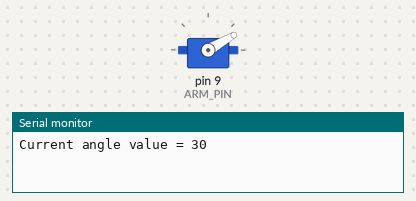
The sketch below on a simulated Arduino Uno, built with avr-gcc and run on an emulated ATmega328P. Shown: servo, the last lines printed to the serial monitor.

Above: at 0.05 s.
At 4.0 s:
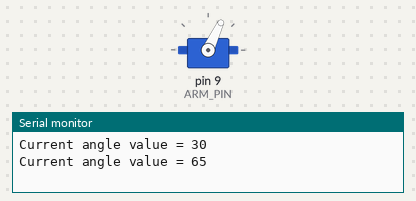
Timing chart, 0 to 5.2 s (numbered marks = the images above):
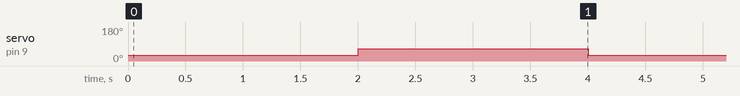

Measured:
- by itself, servo on pin 9 (ARM_PIN): alternates 65° for 2.0 s and 30° for 2.0 s

The sketch:

arduino_servo.ino
```cpp
// arduino_servo.ino
// Created on: 2024-12-14
// Author: Sebastien Cabana

// Includes
#include <stdlib.h>
#include <string.h>
#include <Servo.h>

// Pin Definitions
#define ARM_PIN        9        // Pin for arm servo motor control
#define CLAW_PIN       10       // Pin for claw servo motor control

// Debug Constants
#define DELAY          100     // In milliseconds
#define DEBUG_CLAW     0       // 1 if robot has a claw
#define TEST_SPECIFIC  1       // 1 to test two specific values
#define VAL1           30      // Lower bound (arm is up)
#define VAL2           65      // Upper bound (arm is down)

// Gripper Specific Global Constants
#define CONE_ROBOT_ID  5        // ID corresponding to the robot equipped with a gripper

// Servo Angles
#define ANGLE_STEP     1        // Increment for angle adjustments
#define OPEN_BOUND     70       // Maximum open angle for the claw
#define CLOSE_BOUND    0        // Minimum closed angle for the claw
#define UP_BOUND       30       // Arm angle for position above the rear wheel
#define DOWN_BOUND     180      // Arm angle for position just above the ground
#define INIT_ANGLE     80       // Arm angle to reach before attaching claw servo

// Global Variables
String gripper_message = "[0:0]\r\n";       // Incoming command message for gripper control
int claw_angle         = CLOSE_BOUND;       // Initial claw angle: fully closed
int arm_angle          = DOWN_BOUND - 10;   // Initial arm angle: parallel to the ground
bool init_claw         = false;             // Attach claw servo only when arm is raised after setup
Servo grip_claw;
Servo grip_arm;

// Prototypes
void Gripper_Control();
void Init_Claw();

void setup() {
  grip_arm.attach(ARM_PIN);
  grip_arm.write(arm_angle);
  Serial.begin(115200);
}

void loop() {
  if(DEBUG_CLAW) {
    // Loop before claw servo attach
    if(!init_claw) {
      while(arm_angle != INIT_ANGLE) {
        gripper_message = "[+:0]\r\n";
        Gripper_Control();
        delay(DELAY*3);
      }
      Init_Claw();
      delay(1000);
    }

    // Normal loop
    else {
      while(arm_angle != UP_BOUND) {
        gripper_message = "[+:0]\r\n";
        Gripper_Control();
        delay(DELAY);
      }
      delay(1000);

      while(arm_angle != DOWN_BOUND) {
        gripper_message = "[-:0]\r\n";
        Gripper_Control();
        delay(DELAY);
      }
      delay(1000);

      while(claw_angle != OPEN_BOUND) {
        gripper_message = "[0:-]\r\n";
        Gripper_Control();
        delay(DELAY);
      }
      delay(1000);

      while(claw_angle != CLOSE_BOUND) {
        gripper_message = "[0:+]\r\n";
        Gripper_Control();
        delay(DELAY);
      }
      delay(1000);
    }
  }
  else {
    if(TEST_SPECIFIC) {
        grip_arm.write(VAL1);
        Serial.print("Current angle value = ");
        Serial.println(VAL1);
        delay(2000);
        grip_arm.write(VAL2);
        Serial.print("Current angle value = ");
        Serial.println(VAL2);
        delay(2000);
    }
    else {
      for(int i = 0; i <= 180; i++) {
        grip_arm.write(i);
        Serial.print("Current angle value = ");
        Serial.println(i);
        delay(DELAY);
      }
      delay(1000);
    }
  }
}

void Gripper_Control() {

  /* Arm control
   *   - '+' to lift (decrement the angle)
   *   - '-' to drop (increment the angle)
   */
  switch(gripper_message[1]) {
    case '+': if(arm_angle - ANGLE_STEP >= UP_BOUND) arm_angle -= ANGLE_STEP; break;
    case '-': if(arm_angle + ANGLE_STEP <= DOWN_BOUND) arm_angle += ANGLE_STEP; break;
    case '0': break;
    default:  return;
  }
  grip_arm.write(arm_angle);

  /* Claw control
   *   - '+' to close (decrement the angle)
   *   - '-' to open (increment the angle)
   */
  switch(gripper_message[3]) {
    case '+': if(claw_angle - ANGLE_STEP >= CLOSE_BOUND) claw_angle -= ANGLE_STEP; break;
    case '-': if(claw_angle + ANGLE_STEP <= OPEN_BOUND) claw_angle += ANGLE_STEP; break;
    case '0': break;
    default:  return;
  }
  grip_claw.write(claw_angle);
}

void Init_Claw() {
  grip_claw.attach(CLAW_PIN);
  grip_claw.write(claw_angle);
  init_claw = true;
}
```
